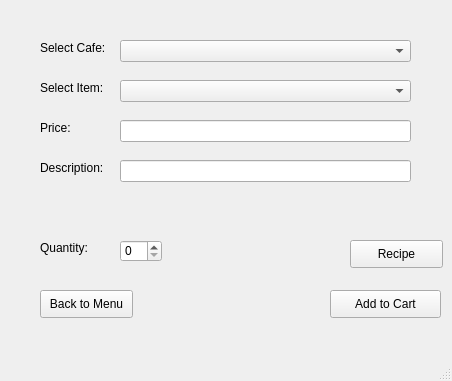
<?xml version="1.0" encoding="UTF-8"?>
<ui version="4.0">
 <class>MainWindow</class>
 <widget class="QMainWindow" name="MainWindow">
  <property name="geometry">
   <rect>
    <x>0</x>
    <y>0</y>
    <width>452</width>
    <height>381</height>
   </rect>
  </property>
  <property name="windowTitle">
   <string>MainWindow</string>
  </property>
  <widget class="QWidget" name="centralwidget">
   <widget class="QLabel" name="label_3">
    <property name="geometry">
     <rect>
      <x>40</x>
      <y>120</y>
      <width>101</width>
      <height>16</height>
     </rect>
    </property>
    <property name="text">
     <string>Price:</string>
    </property>
   </widget>
   <widget class="QLineEdit" name="ItemPrice">
    <property name="geometry">
     <rect>
      <x>120</x>
      <y>120</y>
      <width>291</width>
      <height>22</height>
     </rect>
    </property>
   </widget>
   <widget class="QPushButton" name="AddToCart">
    <property name="geometry">
     <rect>
      <x>330</x>
      <y>290</y>
      <width>111</width>
      <height>28</height>
     </rect>
    </property>
    <property name="text">
     <string>Add to Cart</string>
    </property>
   </widget>
   <widget class="QPushButton" name="BackToMenu">
    <property name="geometry">
     <rect>
      <x>40</x>
      <y>290</y>
      <width>93</width>
      <height>28</height>
     </rect>
    </property>
    <property name="text">
     <string>Back to Menu</string>
    </property>
   </widget>
   <widget class="QLabel" name="label_5">
    <property name="geometry">
     <rect>
      <x>40</x>
      <y>160</y>
      <width>101</width>
      <height>16</height>
     </rect>
    </property>
    <property name="text">
     <string>Description:</string>
    </property>
   </widget>
   <widget class="QSpinBox" name="ItemQuantity">
    <property name="geometry">
     <rect>
      <x>120</x>
      <y>240</y>
      <width>42</width>
      <height>22</height>
     </rect>
    </property>
   </widget>
   <widget class="QLabel" name="label_6">
    <property name="geometry">
     <rect>
      <x>40</x>
      <y>240</y>
      <width>61</width>
      <height>16</height>
     </rect>
    </property>
    <property name="text">
     <string>Quantity:</string>
    </property>
   </widget>
   <widget class="QPushButton" name="ItemRecipe">
    <property name="geometry">
     <rect>
      <x>350</x>
      <y>240</y>
      <width>93</width>
      <height>28</height>
     </rect>
    </property>
    <property name="text">
     <string>Recipe</string>
    </property>
   </widget>
   <widget class="QComboBox" name="ItemSelector">
    <property name="geometry">
     <rect>
      <x>120</x>
      <y>80</y>
      <width>291</width>
      <height>22</height>
     </rect>
    </property>
   </widget>
   <widget class="QLabel" name="label_7">
    <property name="geometry">
     <rect>
      <x>40</x>
      <y>80</y>
      <width>81</width>
      <height>16</height>
     </rect>
    </property>
    <property name="text">
     <string>Select Item:</string>
    </property>
   </widget>
   <widget class="QLabel" name="label_8">
    <property name="geometry">
     <rect>
      <x>40</x>
      <y>40</y>
      <width>81</width>
      <height>16</height>
     </rect>
    </property>
    <property name="text">
     <string>Select Cafe:</string>
    </property>
   </widget>
   <widget class="QComboBox" name="CafeSelector">
    <property name="geometry">
     <rect>
      <x>120</x>
      <y>40</y>
      <width>291</width>
      <height>22</height>
     </rect>
    </property>
   </widget>
   <widget class="QLineEdit" name="ItemDescription">
    <property name="geometry">
     <rect>
      <x>120</x>
      <y>160</y>
      <width>291</width>
      <height>22</height>
     </rect>
    </property>
   </widget>
  </widget>
  <widget class="QMenuBar" name="menubar">
   <property name="geometry">
    <rect>
     <x>0</x>
     <y>0</y>
     <width>452</width>
     <height>26</height>
    </rect>
   </property>
  </widget>
  <widget class="QStatusBar" name="statusbar"/>
 </widget>
 <resources/>
 <connections/>
</ui>
